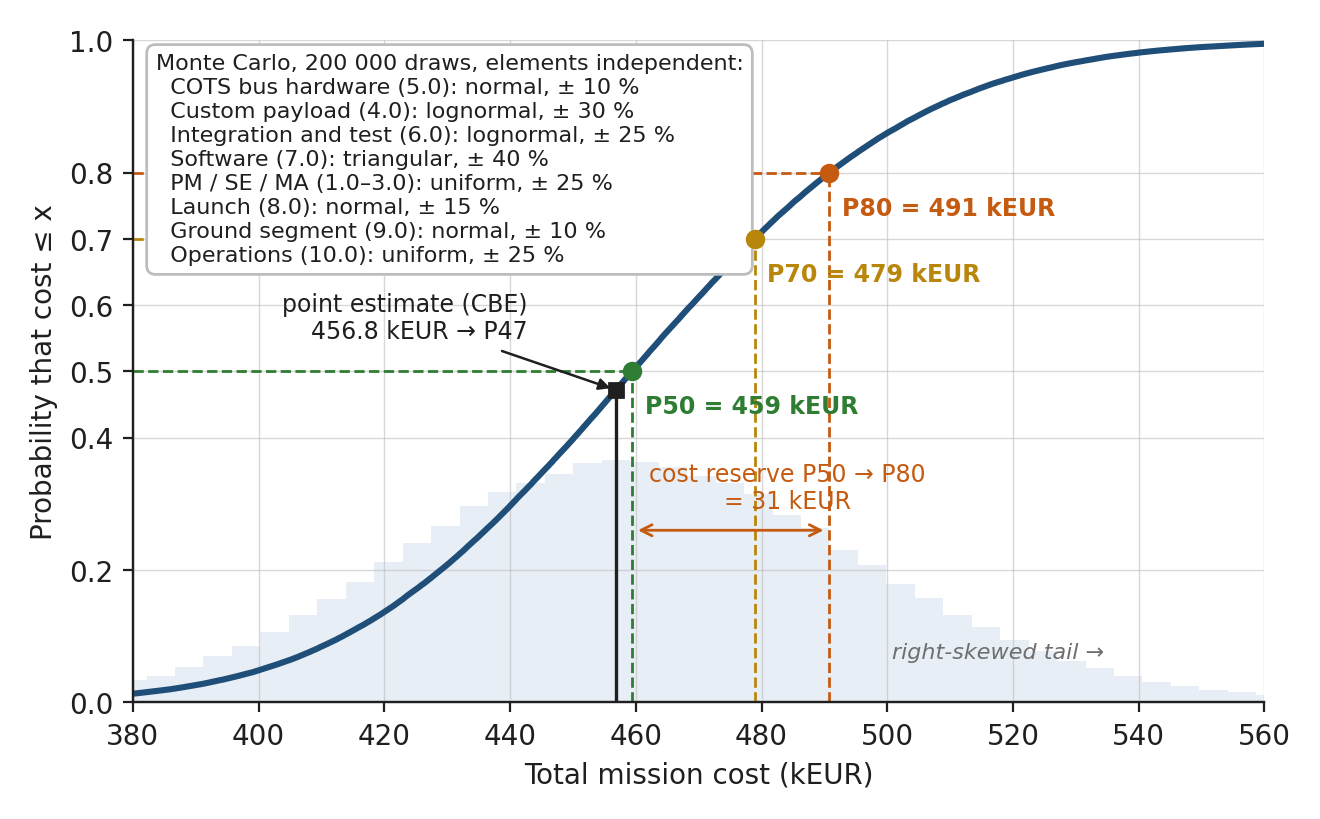

This chart was generated by the following Python code:
"""Cost S-curve for the EOSat-3U bottom-up estimate (Chapter 16 §16.1.6, 456.8 kEUR)
from a Monte Carlo over the cost-element distributions of §16.4.1, with P50/P70/P80
marked.  numpy only (no scipy)."""
from pathlib import Path

import numpy as np
import matplotlib.pyplot as plt
from oer_style import apply_style, COLORS, save

apply_style()
rng = np.random.default_rng(16)
N = 200_000


def normal(cbe, s):      # ± s (1σ) of the estimate
    return rng.normal(cbe, s * cbe, N)


def lognormal(cbe, s):   # median = CBE, σ of ln(cost) = s → right-skewed
    return cbe * np.exp(rng.normal(0.0, s, N))


def triangular(cbe, s):  # mode = CBE, bounds ± s
    return rng.triangular(cbe * (1 - s), cbe, cbe * (1 + s), N)


def uniform(cbe, s):     # bounds ± s
    return rng.uniform(cbe * (1 - s), cbe * (1 + s), N)


# §16.1.6 bottom-up column (kEUR) mapped onto the §16.4.1 element classes
elements = [
    ("COTS bus hardware (5.0)",   102.7, normal,     0.10),
    ("Custom payload (4.0)",       58.0, lognormal,  0.30),
    ("Integration and test (6.0)", 19.3, lognormal,  0.25),
    ("Software (7.0)",             12.9, triangular, 0.40),
    ("PM / SE / MA (1.0–3.0)",     20.9, uniform,    0.25),
    ("Launch (8.0)",              195.0, normal,     0.15),
    ("Ground segment (9.0)",        8.0, normal,     0.10),
    ("Operations (10.0)",          40.0, uniform,    0.25),
]
total = sum(f(c, s) for _, c, f, s in elements)
cbe = sum(c for _, c, _, _ in elements)
p50, p70, p80 = np.percentile(total, [50, 70, 80])
p_cbe = (total <= cbe).mean()
print(f"CBE={cbe:.1f}  P50={p50:.1f}  P70={p70:.1f}  P80={p80:.1f}  "
      f"P70/P50={p70 / p50:.3f}  P80/P50={p80 / p50:.3f}  P(cost<=CBE)={p_cbe:.3f}")

# ---- figure
fig, ax = plt.subplots(figsize=(7.3, 4.3))
xs = np.sort(total)
cdf = np.arange(1, N + 1) / N
ax.plot(xs, cdf, color=COLORS["accent"], lw=2.2, label="cumulative probability (S-curve)")

# histogram (density) behind, on a twin axis
ax2 = ax.twinx()
ax2.hist(total, bins=80, density=True, color=COLORS["band"], edgecolor="none", zorder=0)
ax2.set_yticks([])
ax2.set_ylim(0, ax2.get_ylim()[1] * 2.6)
ax2.grid(False)
ax2.spines["right"].set_visible(False)
ax2.spines["top"].set_visible(False)
ax.set_zorder(ax2.get_zorder() + 1)
ax.patch.set_visible(False)

xlo, xhi = 380, 560
ax.set_xlim(xlo, xhi)
ax.set_ylim(0, 1.0)
ax.set_xlabel("Total mission cost (kEUR)")
ax.set_ylabel("Probability that cost ≤ x")
ax.set_yticks([0, 0.2, 0.4, 0.5, 0.6, 0.7, 0.8, 1.0])

# confidence levels
for p, val, c in [(0.5, p50, COLORS["accent_3"]), (0.7, p70, COLORS["accent_5"]),
                  (0.8, p80, COLORS["accent_2"])]:
    ax.plot([xlo, val], [p, p], color=c, lw=1.0, ls="--")
    ax.plot([val, val], [0, p], color=c, lw=1.0, ls="--")
    ax.plot(val, p, "o", color=c, ms=6, zorder=5)
    ax.text(val + 2, p - 0.035, f"P{int(p * 100)} = {val:.0f} kEUR", ha="left", va="top",
            fontsize=8.5, color=c, fontweight="bold")

# current best estimate (point estimate)
ax.plot([cbe, cbe], [0, p_cbe], color=COLORS["ink"], lw=1.2)
ax.plot(cbe, p_cbe, "s", color=COLORS["ink"], ms=5, zorder=5)
ax.annotate(f"point estimate (CBE)\n{cbe:.1f} kEUR → P{p_cbe * 100:.0f}", xy=(cbe, p_cbe),
            xytext=(cbe - 14, 0.62), ha="right", va="top", fontsize=8.5,
            arrowprops=dict(arrowstyle="-|>", color=COLORS["ink"], lw=0.9), linespacing=1.2)
ax.text(p80 + 10, 0.06, "right-skewed tail →", ha="left", va="bottom", fontsize=8,
        style="italic", color=COLORS["grey"])
ax.text((p50 + p80) / 2 + 9, 0.285, "cost reserve P50 → P80\n" + f"= {p80 - p50:.0f} kEUR",
        ha="center", va="bottom", fontsize=8.5, color=COLORS["accent_2"], linespacing=1.2)
ax.annotate("", xy=(p80, 0.26), xytext=(p50, 0.26),
            arrowprops=dict(arrowstyle="<->", color=COLORS["accent_2"], lw=1.0))

# element legend (distribution classes)
txt = "Monte Carlo, 200 000 draws, elements independent:\n" + "\n".join(
    f"  {n}: {f.__name__}, ± {int(s * 100)} %" for n, _, f, s in elements)
ax.text(0.02, 0.98, txt, transform=ax.transAxes, ha="left", va="top", fontsize=8,
        color=COLORS["ink"], linespacing=1.25,
        bbox=dict(boxstyle="round,pad=0.4", facecolor="white", edgecolor=COLORS["grey_light"]))

save(fig, Path(__file__).stem)
